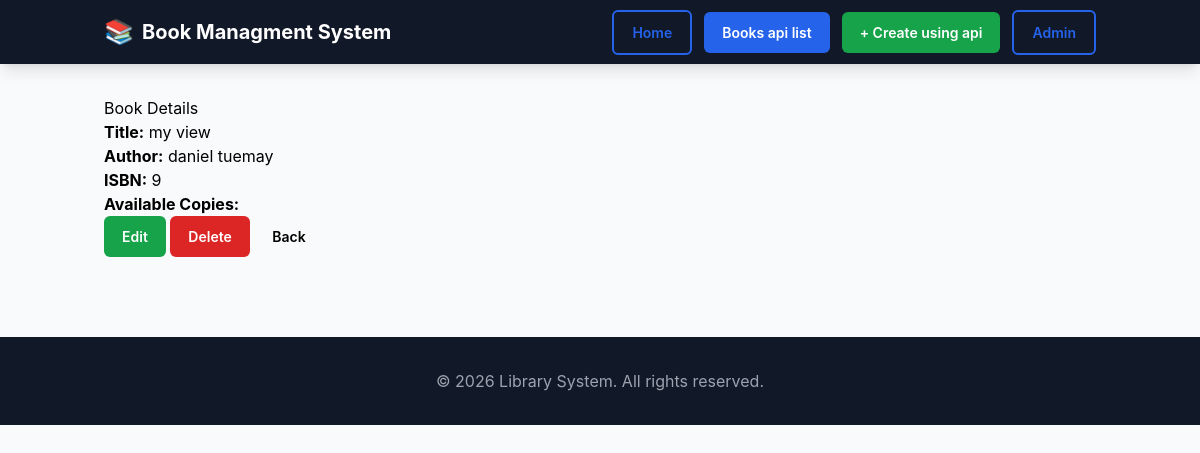
Page /book/detail/9 on the committed database.
### bookmanagment/models.py (models this page shows, shortened)
class Books(models.Model):
    id=models.IntegerField(primary_key=True,unique=True,null=False,blank=False)
    title=models.CharField(max_length=255)
    author=models.ForeignKey(Author,on_delete=models.CASCADE ,related_name="book")
    isbn=models.IntegerField(unique=True,null=False,blank=False)

class Author(models.Model):
    id=models.IntegerField(primary_key=True,unique=True,null=False,blank=False)
    name=models.CharField(max_length=255)
    bio=models.TextField(null=False,blank=False)
    def __str__(self):
        return self.name

### bookmanagment/views.py (the view)
# urls.py: path('/detail/<int:id>',views.bookdetail,name="bookdetail"),
def bookdetail(request,id):
     books=Books.objects.get(pk=id)
     return render(request,"detail.html",{"book":books})

### backend/bookmanagment/templates/detail.html (shortened to what this page needs)
{% extends "book.html" %}
{% block content %}
<div class="container fade-in">
    <h1 class="page-title">Book Details</h1>
    <div class="card">
        <p><strong>Title:</strong> {{ book.title }}</p>
        <p><strong>Author:</strong> {{ book.author }}</p>
        <p><strong>ISBN:</strong> {{ book.isbn }}</p>
        <p><strong>Available Copies:</strong> {{ book.available_copies }}</p>
    </div>
    <div class="actions">
        <a href="{% url 'update' book.id %}" class="btn btn-success">
            Edit
        </a>
        <a href="{% url 'delete' book.id %}" class="btn btn-danger">
            Delete
        </a>
        <a href="{% url 'booklist' %}" class="btn">
            Back
        </a>
    </div>
</div>
{% endblock %}

### backend/bookmanagment/templates/book.html (style rules this page uses)
:root { --primary-color: #2563eb; --secondary-color: #111827; }
* { box-sizing: border-box; margin: 0; padding: 0; }
body { min-height: 100vh; font-family: -apple-system, BlinkMacSystemFont, 'Segoe UI', Roboto, sans-serif; }
html { scroll-behavior: smooth; }
.fade-in { animation: fadeIn 0.3s ease-out; }
.btn { display: inline-block; padding: 10px 18px; border-radius: 6px; font-size: 14px; font-weight: 600; text-decoration: none; border: none; cursor: pointer; transition: 0.2s ease; }
.btn-success { background: #16a34a; color: white; }
.btn-danger { background: #dc2626; color: white; }

### rows in the picture
Books: title "my view", author "daniel tuemay", isbn "9"
